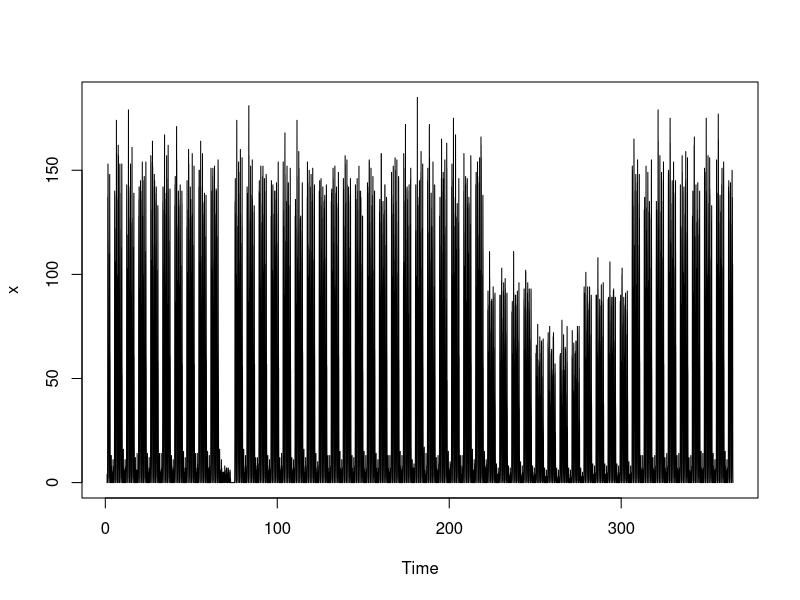
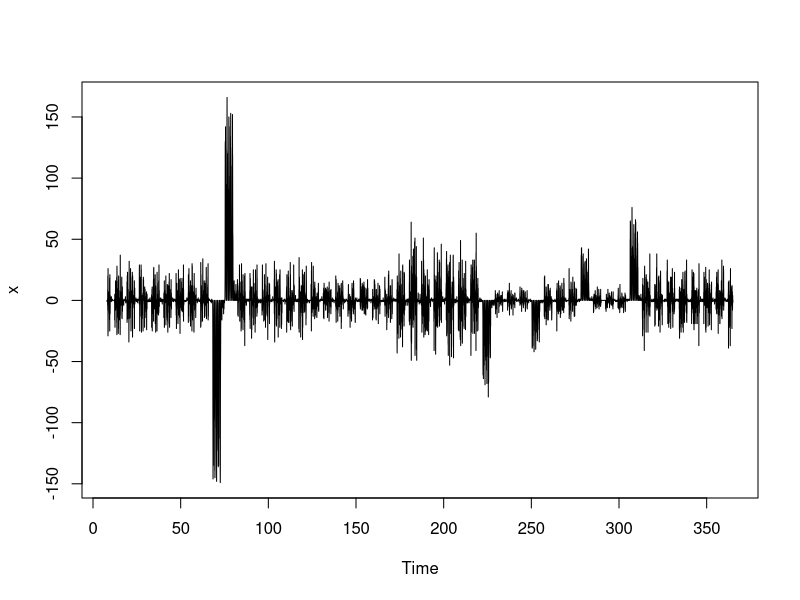
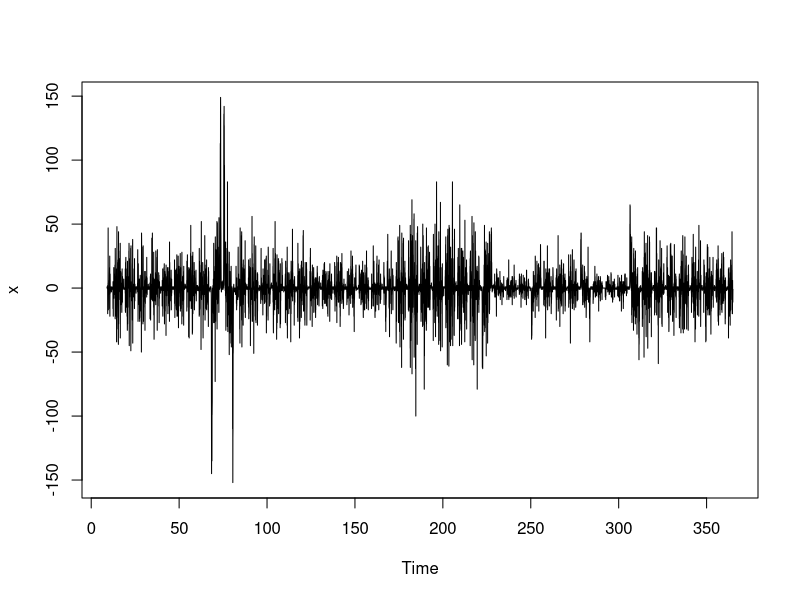
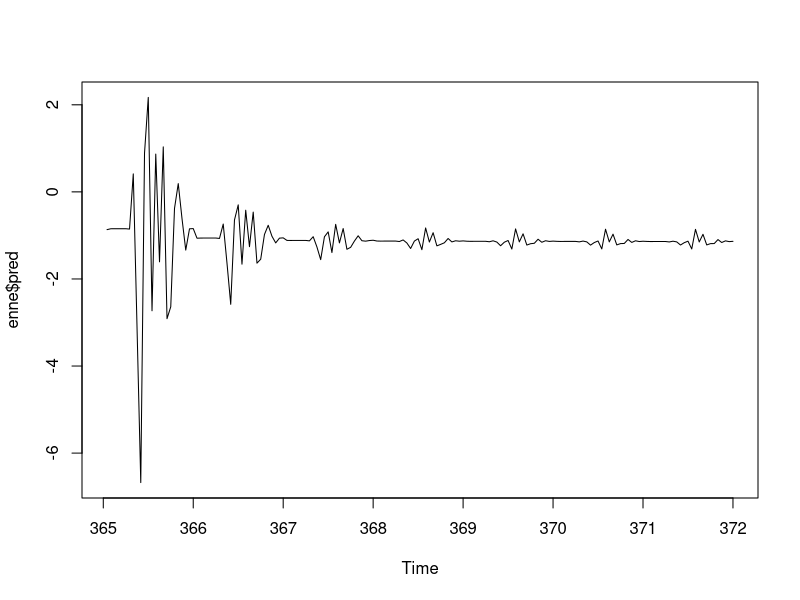
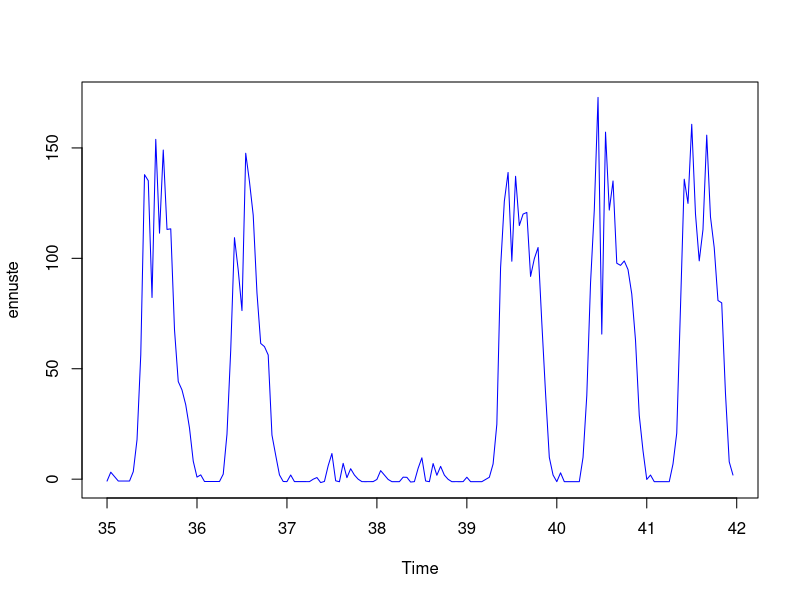

R code for these plots, in order:
df <- read.csv("annual_people_flow_nov.csv", sep=",")
df <- df[-c(1)]

df_series <- ts(df, start = 1, frequency = 24)
plot.ts(df_series)

L1 <- 168
L2 <- 24

diff168 <- diff(df_series,lag=168,differences=1)
diff24 <- diff(diff168, lag=24, differences=1)
plot.ts(diff168)
plot.ts(diff24)

model <- arima(diff168,order=c(0,1,2),seasonal=list(order=c(1,1,1),period=24))
enne <- predict(model,n.ahead=168)
plot.ts(enne$pred)

ennuste <- c(1:168)
clyla = c(1:168)
clala = c(1:168)
for(x in 1:length(ennuste)) {
  ennuste[x] <- df_series[168-L1+x]+enne$pred[x]
  clyla[x] = ennuste[x] + 1.96*enne$se[x]
  clala[x] = ennuste[x] - 1.96*enne$se[x]
}
ennuste = ts(ennuste, start = c(35,1), frequency = 24)
clyla = ts(clyla, start = c(35,1), frequency = 24)
clala = ts(clala, start = c(35,1), frequency = 24)
ts.plot(ennuste, col = c("blue"))

write.csv(ennuste, "people_flow_pred_nov.csv")
